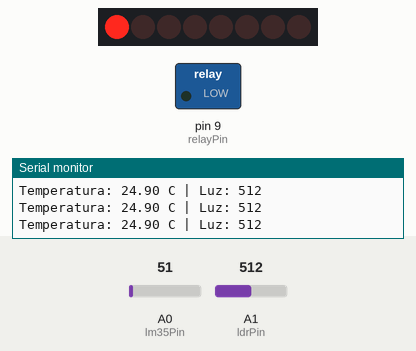
Bench run of a sketch on a simulated Arduino Uno, built with avr-gcc and run on an emulated ATmega328P. On the bench: 8 shift-register outputs drawn as a row of LEDs (first output left, lit = HIGH), switched loads named in the sketch (green lamp = pin HIGH), the last lines printed to the serial monitor. Wiring (inferred from the names in the program): shift register (74HC595): data pin 8; shift clock pin 12; latch pin 11. Wiring (inferred from the signals the program sends): row of LEDs: on Q0, Q1, Q2, Q3, Q4, Q5, Q6, Q7. The test bench sets the inputs (shaded band); at power-on: A0 (lm35Pin) = 51, A1 (ldrPin) = 512. Pins used as bus, display or sensor lines are not drawn.

Above: at 1.3 s.
1.4 s: A0 (lm35Pin) set to 61
At 2.4 s:
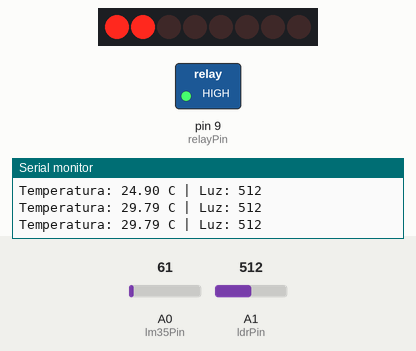
3.0 s: A1 (ldrPin) set to 311
4.5 s: A1 (ldrPin) set to 286
At 4.9 s:
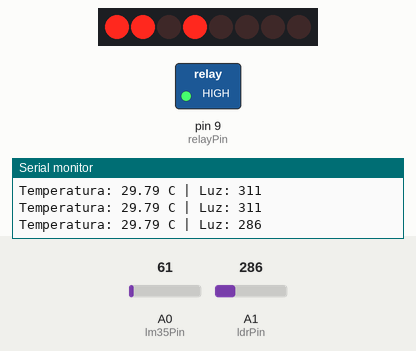
6.0 s: A0 (lm35Pin) set to 71
At 7.2 s:
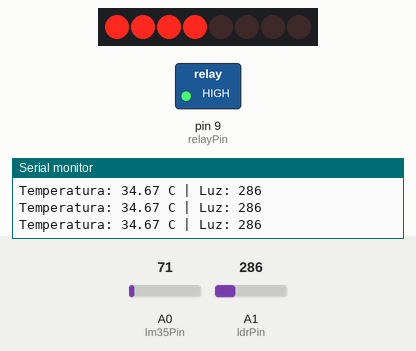
7.5 s: A1 (ldrPin) set to 306
At 8.7 s:
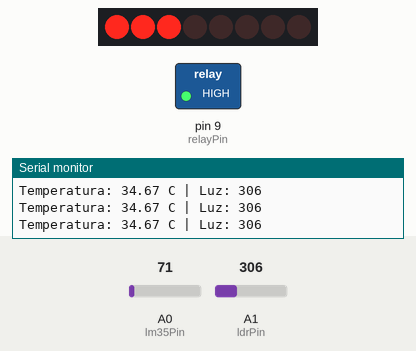
9.0 s: A1 (ldrPin) set to 290
At 9.9 s:
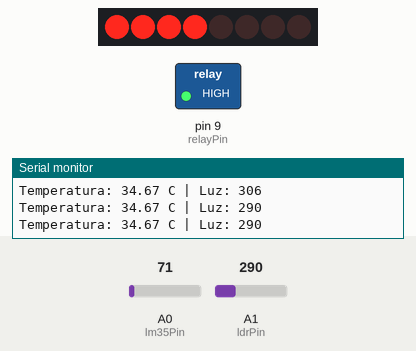
Timing chart, 0 to 11.5 s (numbered marks = the images above; inputs shaded):
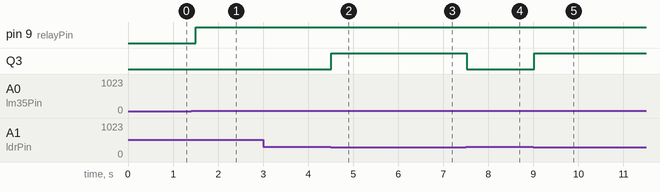

Measured:
- the behaviour switches between 300 and 299 on A1 (ldrPin) (found by bisection; images 1 and 2)
- after the input at 1.4 s, pin 9 (relayPin): LOW → HIGH after 0.10 s
- after the input at 4.5 s, Q3: LOW → HIGH at once
- after the input at 7.5 s, Q3: HIGH → LOW at once
- after the input at 9.0 s, Q3: LOW → HIGH at once

The sketch:

code.ino
```cpp
// 74HC595 Shift Register Pins
const int dataPin = 8;   // DS (Serial Data Input)
const int latchPin = 11; // STCP (Storage Register Clock)
const int clockPin = 12; // SHCP (Shift Register Clock)

// Sensor and relay pins
const int lm35Pin = A0;
const int ldrPin = A1;
const int relayPin = 9;  // Connected to TIP120 base with 1kΩ resistor

// Temperature threshold to activate fan (in Celsius)
const float tempUmbral = 25.0;

void setup() {
  // Configure shift register pins
  pinMode(dataPin, OUTPUT);
  pinMode(latchPin, OUTPUT);
  pinMode(clockPin, OUTPUT);

  // Configure relay pin
  pinMode(relayPin, OUTPUT);
  digitalWrite(relayPin, LOW); // Relay off initially

  // Initialize serial communication
  Serial.begin(9600);
}

void loop() {
  // Read temperature from LM35
  int lecturaTemp = analogRead(lm35Pin);
  float temperatura = (lecturaTemp * 5.0 * 100.0) / 1024.0;

  // Read light level from photoresistor
  int nivelLuz = analogRead(ldrPin);

  // Display values in Serial Monitor
  Serial.print("Temperatura: ");
  Serial.print(temperatura);
  Serial.print(" C | Luz: ");
  Serial.println(nivelLuz);

  // Control fan (relay) based on temperature
  if (temperatura > tempUmbral) {
    digitalWrite(relayPin, HIGH); // Activate fan
  } else {
    digitalWrite(relayPin, LOW);  // Turn off fan
  }

  // Calculate LED pattern based on temperature
  // LED 1 (Q0): Normal temperature (< 25°C)
  // LED 2 (Q1): Medium temperature (25-30°C)
  // LED 3 (Q2): High temperature (> 30°C)
  // LED 4 (Q3): Low light indicator

  byte patronLeds = 0;

  // Temperature LEDs
  if (temperatura < 25) {
    patronLeds = 0b00000001; // Only LED 1 (green - normal)
  } else if (temperatura < 30) {
    patronLeds = 0b00000011; // LED 1 and 2 (yellow - medium)
  } else {
    patronLeds = 0b00000111; // All 3 LEDs (red - high)
  }

  // Add LED 4 if low light detected
  if (nivelLuz < 300) {
    patronLeds |= 0b00001000; // Activate LED 4 (bit 3)
  }

  // Send data to shift register
  actualizarShiftRegister(patronLeds);

  delay(500); // Update every half second
}

void actualizarShiftRegister(byte datos) {
  // Prepare to send data
  digitalWrite(latchPin, LOW);

  // Send the 8 bits
  shiftOut(dataPin, clockPin, MSBFIRST, datos);

  // Activate latch to display data
  digitalWrite(latchPin, HIGH);
}
```
